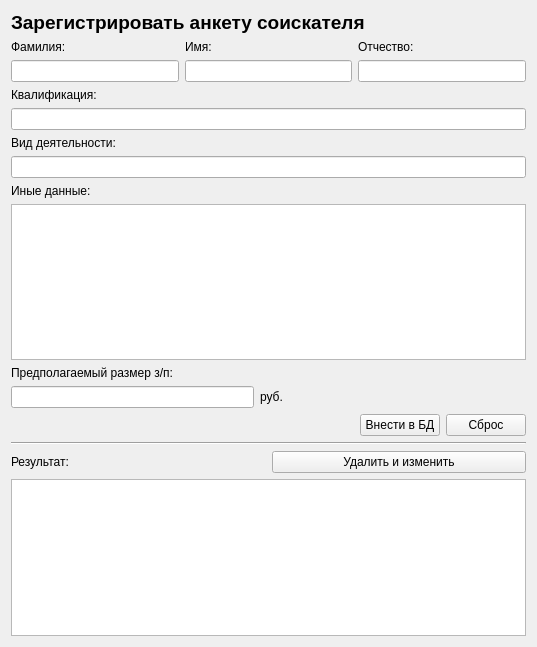
<?xml version="1.0" encoding="UTF-8"?>
<ui version="4.0">
 <class>Form1</class>
 <widget class="QWidget" name="Form1">
  <property name="geometry">
   <rect>
    <x>0</x>
    <y>0</y>
    <width>537</width>
    <height>647</height>
   </rect>
  </property>
  <property name="windowTitle">
   <string>Form</string>
  </property>
  <layout class="QGridLayout" name="gridLayout">
   <item row="5" column="0">
    <layout class="QVBoxLayout" name="verticalLayout_6">
     <item>
      <widget class="QLabel" name="label_8">
       <property name="text">
        <string>Предполагаемый размер з/п:</string>
       </property>
      </widget>
     </item>
     <item>
      <layout class="QHBoxLayout" name="horizontalLayout_3">
       <item>
        <widget class="QLineEdit" name="lineEdit_6"/>
       </item>
       <item>
        <widget class="QLabel" name="label_10">
         <property name="text">
          <string>руб.</string>
         </property>
        </widget>
       </item>
       <item>
        <spacer name="horizontalSpacer_2">
         <property name="orientation">
          <enum>Qt::Horizontal</enum>
         </property>
         <property name="sizeHint" stdset="0">
          <size>
           <width>40</width>
           <height>20</height>
          </size>
         </property>
        </spacer>
       </item>
      </layout>
     </item>
    </layout>
   </item>
   <item row="6" column="0">
    <layout class="QHBoxLayout" name="horizontalLayout">
     <item>
      <spacer name="horizontalSpacer">
       <property name="orientation">
        <enum>Qt::Horizontal</enum>
       </property>
       <property name="sizeHint" stdset="0">
        <size>
         <width>40</width>
         <height>20</height>
        </size>
       </property>
      </spacer>
     </item>
     <item>
      <widget class="QPushButton" name="pushButton">
       <property name="text">
        <string>Внести в БД</string>
       </property>
      </widget>
     </item>
     <item>
      <widget class="QPushButton" name="pushButton_2">
       <property name="text">
        <string>Сброс</string>
       </property>
      </widget>
     </item>
    </layout>
   </item>
   <item row="2" column="0">
    <layout class="QVBoxLayout" name="verticalLayout_4">
     <item>
      <widget class="QLabel" name="label_5">
       <property name="text">
        <string>Квалификация:</string>
       </property>
      </widget>
     </item>
     <item>
      <widget class="QLineEdit" name="lineEdit_4"/>
     </item>
    </layout>
   </item>
   <item row="4" column="0">
    <layout class="QVBoxLayout" name="verticalLayout_7">
     <item>
      <widget class="QLabel" name="label_7">
       <property name="text">
        <string>Иные данные:</string>
       </property>
      </widget>
     </item>
     <item>
      <widget class="QTextEdit" name="textEdit"/>
     </item>
    </layout>
   </item>
   <item row="0" column="0">
    <widget class="QLabel" name="label">
     <property name="font">
      <font>
       <pointsize>14</pointsize>
       <weight>75</weight>
       <bold>true</bold>
      </font>
     </property>
     <property name="text">
      <string>Зарегистрировать анкету соискателя</string>
     </property>
    </widget>
   </item>
   <item row="3" column="0">
    <layout class="QVBoxLayout" name="verticalLayout_5">
     <item>
      <widget class="QLabel" name="label_6">
       <property name="text">
        <string>Вид деятельности:</string>
       </property>
      </widget>
     </item>
     <item>
      <widget class="QLineEdit" name="lineEdit_5"/>
     </item>
    </layout>
   </item>
   <item row="8" column="0">
    <layout class="QHBoxLayout" name="horizontalLayout_4">
     <item>
      <widget class="QLabel" name="label_9">
       <property name="text">
        <string>Результат:</string>
       </property>
      </widget>
     </item>
     <item>
      <widget class="QPushButton" name="pushButton_3">
       <property name="text">
        <string>Удалить и изменить</string>
       </property>
      </widget>
     </item>
    </layout>
   </item>
   <item row="9" column="0">
    <widget class="QTextEdit" name="textEdit_2"/>
   </item>
   <item row="1" column="0">
    <layout class="QHBoxLayout" name="horizontalLayout_2">
     <item>
      <layout class="QVBoxLayout" name="verticalLayout">
       <item>
        <widget class="QLabel" name="label_2">
         <property name="text">
          <string>Фамилия:</string>
         </property>
        </widget>
       </item>
       <item>
        <widget class="QLineEdit" name="lineEdit"/>
       </item>
      </layout>
     </item>
     <item>
      <layout class="QVBoxLayout" name="verticalLayout_2">
       <item>
        <widget class="QLabel" name="label_3">
         <property name="text">
          <string>Имя:</string>
         </property>
        </widget>
       </item>
       <item>
        <widget class="QLineEdit" name="lineEdit_2"/>
       </item>
      </layout>
     </item>
     <item>
      <layout class="QVBoxLayout" name="verticalLayout_3">
       <item>
        <widget class="QLabel" name="label_4">
         <property name="text">
          <string>Отчество:</string>
         </property>
        </widget>
       </item>
       <item>
        <widget class="QLineEdit" name="lineEdit_3"/>
       </item>
      </layout>
     </item>
    </layout>
   </item>
   <item row="7" column="0">
    <widget class="Line" name="line">
     <property name="orientation">
      <enum>Qt::Horizontal</enum>
     </property>
    </widget>
   </item>
  </layout>
 </widget>
 <resources/>
 <connections/>
</ui>
